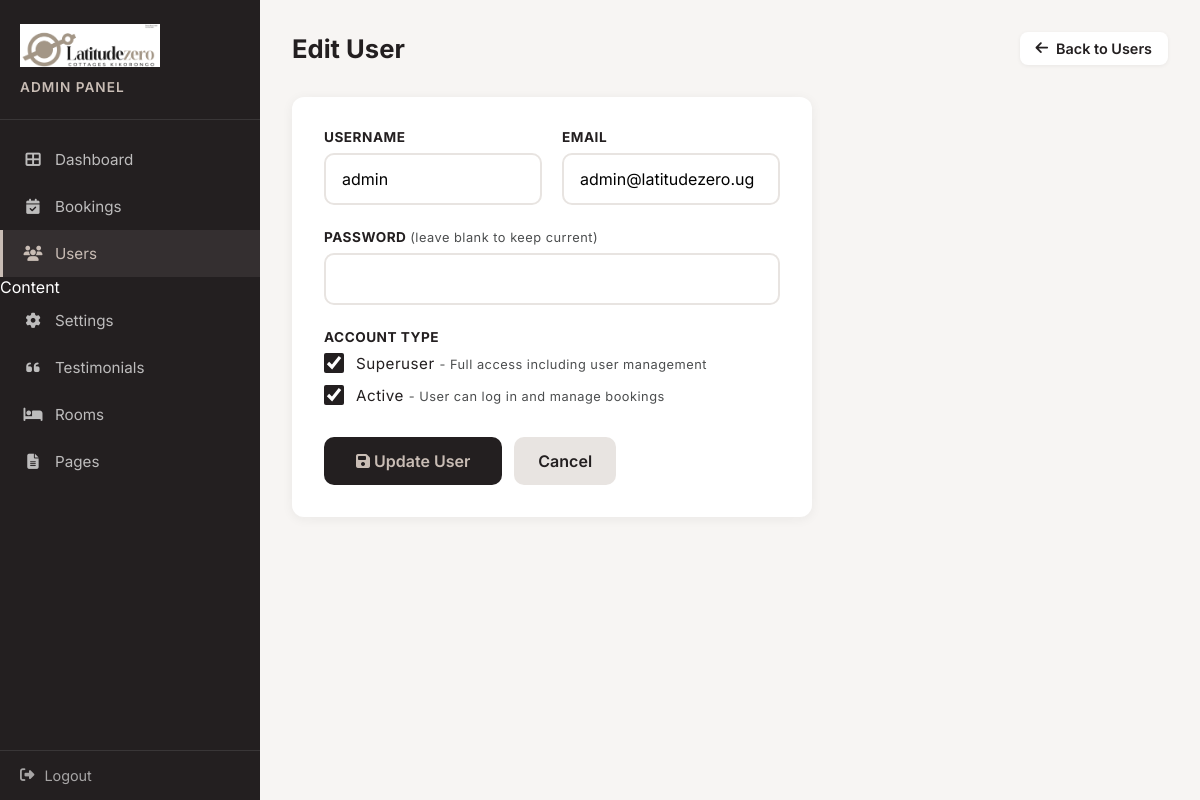
The app's page /admin/users/1/edit/ (signed in) with its own data.
### models.py (models this page shows, shortened)
class User(UserMixin, db.Model):
    __tablename__ = 'users'
    id = db.Column(db.Integer, primary_key=True)
    username = db.Column(db.String(80), unique=True, nullable=False)
    email = db.Column(db.String(120), unique=True, nullable=False)
    password_hash = db.Column(db.String(255), nullable=False)
    is_superuser = db.Column(db.Boolean, default=False)
    is_active = db.Column(db.Boolean, default=True)
    created_at = db.Column(db.DateTime, default=datetime.utcnow)

### app.py (the view, shortened to what this page needs)
@app.route('/admin/users/<int:user_id>/edit/', methods=['GET', 'POST'])
@login_required
def admin_edit_user(user_id):
    if not current_user.is_superuser:
        flash('Access denied. Superuser only.', 'error')
        return redirect(url_for('admin_dashboard'))
    user = User.query.get_or_404(user_id)
    return render_template('user_edit.html', user=user)

### app.py (called while the page is built)
@login_manager.user_loader
def load_user(user_id):
    return User.query.get(int(user_id))

### templates/user_edit.html (shortened to what this page needs)
<!DOCTYPE html>
<html lang="en">
<head>
    <link rel="stylesheet" href="https://cdnjs.cloudflare.com/ajax/libs/font-awesome/6.4.0/css/all.min.css">
</head>
<body>
    <div class="admin-layout">
        <aside class="sidebar">
            <div class="sidebar-header">
                <img src="/images/logos/secondary-logo.png" alt="Latitude Zero">
                <h2>Admin Panel</h2>
            </div>
            <nav class="sidebar-nav">
                <a href="/admin/"><i class="fas fa-th-large"></i> Dashboard</a>
                <a href="/admin/bookings/"><i class="fas fa-calendar-check"></i> Bookings</a>
                <a href="/admin/users/" class="active"><i class="fas fa-users"></i> Users</a>
                <div class="nav-section-title">Content</div>
                <a href="/admin/settings/"><i class="fas fa-cog"></i> Settings</a>
                <a href="/admin/testimonials/"><i class="fas fa-quote-left"></i> Testimonials</a>
                <a href="/admin/rooms/"><i class="fas fa-bed"></i> Rooms</a>
                <a href="/admin/pages/"><i class="fas fa-file-alt"></i> Pages</a>
            </nav>
            <div class="sidebar-footer">
                <a href="/admin/logout/"><i class="fas fa-sign-out-alt"></i> Logout</a>
            </div>
        </aside>
        <main class="main-content">
            <div class="page-header">
                <h1>{{ 'Edit' if user else 'Create' }} User</h1>
                <a href="/admin/users/" class="back-btn"><i class="fas fa-arrow-left"></i> Back to Users</a>
            </div>
            <div class="form-card">
                <form method="POST">
                    <div class="form-row">
                        <div class="form-group">
                            <label>Username</label>
                            <input type="text" name="username" value="{{ user.username if user else '' }}" required>
                        </div>
                        <div class="form-group">
                            <label>Email</label>
                            <input type="email" name="email" value="{{ user.email if user else '' }}" required>
                        </div>
                    </div>
                    <div class="form-group">
                        <label>Password {% if not user %}<span>(required){% else %}<span>(leave blank to keep current){% endif %}</span></label>
                        <input type="password" name="password" {% if not user %}required{% endif %} autocomplete="new-password">
                    </div>
                    <div class="form-group">
                        <label>Account Type</label>
                        <div class="checkbox-group">
                            <div class="checkbox-item">
                                <input type="checkbox" name="is_superuser" id="is_superuser" {% if (user and user.is_superuser) %}checked{% endif %}>
                                <label for="is_superuser">Superuser <span>- Full access including user management</span></label>
                            </div>
                            <div class="checkbox-item">
                                <input type="checkbox" name="is_active" id="is_active" {% if not user or (user and user.is_active) %}checked{% endif %}>
                                <label for="is_active">Active <span>- User can log in and manage bookings</span></label>
                            </div>
                        </div>
                    </div>
                    <div class="form-actions">
                        <button type="submit" class="btn-save"><i class="fas fa-save"></i> {{ 'Update' if user else 'Create' }} User</button>
                        <a href="/admin/users/" class="btn-cancel">Cancel</a>
                    </div>
                </form>
            </div>
        </main>
    </div>
</body>
</html>

### templates/user_edit.html (style rules this page uses)
* { margin: 0; padding: 0; box-sizing: border-box; }
body { font-family: 'Inter', sans-serif; background: #f7f5f3; color: #231F20; min-height: 100vh; }
.admin-layout { display: flex; min-height: 100vh; }
.sidebar { width: 260px; background: #231F20; color: #fff; flex-shrink: 0; display: flex; flex-direction: column; }
.sidebar-header { padding: 24px 20px; border-bottom: 1px solid rgba(255,255,255,0.1); }
.sidebar-header img { max-width: 140px; margin-bottom: 8px; }
.sidebar-header h2 { font-size: 0.85rem; font-weight: 600; color: #C9BDB5; text-transform: uppercase; letter-spacing: 1px; }
.sidebar-nav { flex: 1; padding: 16px 0; }
.sidebar-nav a { display: flex; align-items: center; gap: 12px; padding: 14px 20px; color: rgba(255,255,255,0.7); text-decoration: none; font-size: 0.95rem; transition: all 0.2s; border-left: 3px solid transparent; }
.sidebar-nav a.active { background: rgba(201,189,181,0.1); color: #C9BDB5; border-left-color: #C9BDB5; }
.sidebar-nav a i { width: 20px; text-align: center; }
.sidebar-footer { padding: 16px 20px; border-top: 1px solid rgba(255,255,255,0.1); }
.sidebar-footer a { display: flex; align-items: center; gap: 10px; color: rgba(255,255,255,0.6); text-decoration: none; font-size: 0.9rem; transition: color 0.2s; }
.main-content { flex: 1; padding: 32px; overflow-y: auto; }
.page-header { display: flex; justify-content: space-between; align-items: center; margin-bottom: 32px; gap: 16px; flex-wrap: wrap; }
.page-header h1 { font-size: 1.6rem; font-weight: 700; }
.back-btn { display: inline-flex; align-items: center; gap: 8px; padding: 8px 16px; background: #fff; color: #231F20; text-decoration: none; border-radius: 8px; font-size: 0.9rem; font-weight: 600; box-shadow: 0 1px 4px rgba(0,0,0,0.06); transition: all 0.2s; }
.form-card { background: #fff; border-radius: 12px; box-shadow: 0 2px 12px rgba(35,31,32,0.06); padding: 32px; max-width: 520px; }
.form-group { margin-bottom: 24px; }
.form-group label { display: block; font-size: 0.85rem; font-weight: 700; color: #231F20; margin-bottom: 8px; text-transform: uppercase; letter-spacing: 0.5px; }
.form-group label span { font-weight: 400; color: #4C4E4F; text-transform: none; font-size: 0.8rem; }
.form-group input[type="text"], .form-group input[type="email"], .form-group input[type="password"] { width: 100%; padding: 14px 16px; border: 2px solid #e8e4e1; border-radius: 10px; font-size: 1rem; font-family: 'Inter', sans-serif; transition: border-color 0.2s; }
.form-row { display: flex; gap: 20px; }
.form-row .form-group { flex: 1; }
.checkbox-group { display: flex; flex-direction: column; gap: 12px; }
.checkbox-item { display: flex; align-items: center; gap: 12px; }
.checkbox-item input[type="checkbox"] { width: 20px; height: 20px; accent-color: #231F20; cursor: pointer; }
.checkbox-item label { font-weight: 400; text-transform: none; font-size: 0.95rem; cursor: pointer; margin: 0; }
.form-actions { display: flex; gap: 12px; margin-top: 32px; }
.btn-save { padding: 14px 32px; background: #231F20; color: #C9BDB5; border: none; border-radius: 10px; font-size: 1rem; font-weight: 600; cursor: pointer; transition: background 0.2s; font-family: 'Inter', sans-serif; }
.btn-cancel { padding: 14px 24px; background: #e8e4e1; color: #231F20; text-decoration: none; border-radius: 10px; font-size: 1rem; font-weight: 600; transition: background 0.2s; }

### records on screen
User: username "admin", email "admin@latitudezero.ug", is_superuser "☑", is_active "☑"

### other values on screen
{{ 'Edit' if user else 'Create' }} "Edit"
{{ 'Update' if user else 'Create' }} "Update"
